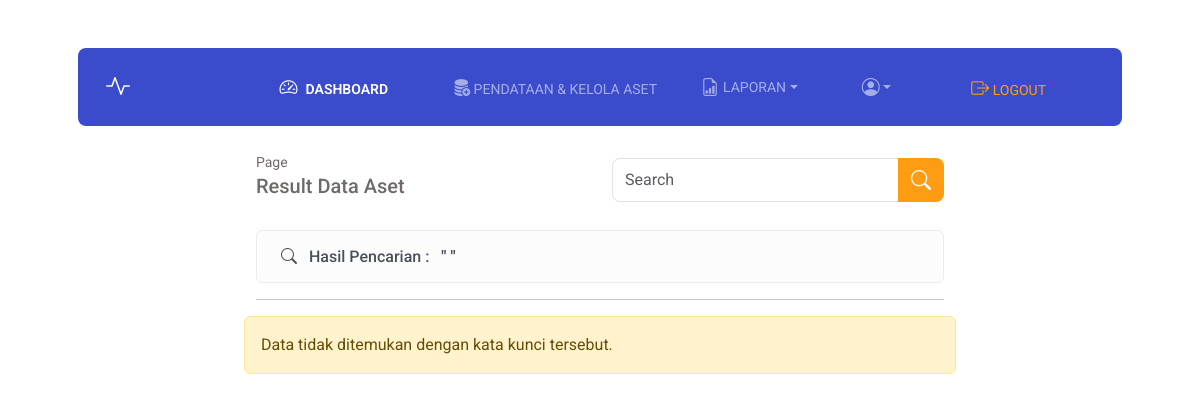
The page /search-result.php on the database as committed earlier.
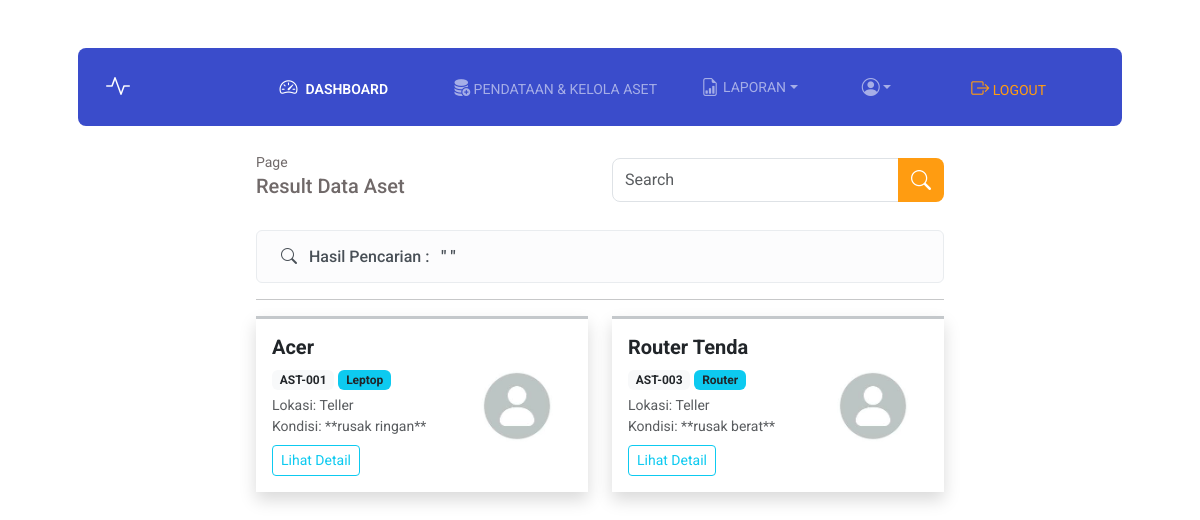
The same page on the database as committed later.
### tables this page shows
CREATE TABLE `aset` (
  `id_aset` int(10) UNSIGNED NOT NULL,
  `kode_aset` varchar(255) NOT NULL,
  `nama_aset` varchar(255) NOT NULL,
  `id_kategori` int(11) NOT NULL,
  `spesifikasi` text NOT NULL,
  `id_lokasi` int(11) NOT NULL,
  `kondisi` enum('baik','rusak ringan','rusak berat') NOT NULL,
  `status` enum('aktif','cadangan','dihapuskan') NOT NULL,
  `tgl_perolehan` date NOT NULL,
  `keterangan` text NOT NULL,
  `foto_aset` varchar(255) NOT NULL
);

CREATE TABLE `kategori` (
  `id_kategori` int(10) UNSIGNED NOT NULL,
  `nama_kategori` varchar(255) NOT NULL
);

CREATE TABLE `lokasi` (
  `id_lokasi` int(10) UNSIGNED NOT NULL,
  `nama_lokasi` varchar(100) NOT NULL
);

### search-result.php (the view, shortened to what this page needs)
<?php
require './modul/fuctions.php';
$keyword = mysqli_real_escape_string($db_connect, trim($_GET['keyword']));
$query = "SELECT aset.*, kategori.nama_kategori, lokasi.nama_lokasi
          FROM aset
          JOIN kategori ON aset.id_kategori = kategori.id_kategori
          JOIN lokasi ON aset.id_lokasi = lokasi.id_lokasi
          WHERE aset.nama_aset LIKE '%$keyword%'
          OR kategori.nama_kategori LIKE '%$keyword%'
          OR aset.kondisi LIKE '%$keyword%'
          OR lokasi.nama_lokasi LIKE '%$keyword%'
          OR kategori.nama_kategori LIKE '%$keyword%'
          OR aset.status LIKE '%$keyword%'
          OR aset.kode_aset LIKE '%$keyword%'";
$result = mysqli_query($db_connect, $query);
?>
<!doctype html>
<html lang="en">
<head>
    <link href="https://cdn.jsdelivr.net/npm/bootstrap@5.3.8/dist/css/bootstrap.min.css" rel="stylesheet">
    <link rel="stylesheet" href="https://cdn.jsdelivr.net/npm/bootstrap-icons@1.13.1/font/bootstrap-icons.min.css">
    <link rel="stylesheet" href="css/style.css">
</head>
<body>
    <div class="container px-5 fixed-top">
        <nav class="navbar navbar-styles navbar-dark navbar-expand-lg  mt-5 rounded-3 p-3">
            <div class="container-fluid">
                <a class="navbar-brand" href="dashboard.php"><i class="bi bi-activity logo-styles"></i></a>
                <div class="collapse navbar-collapse" id="navbarNavAltMarkup">
                    <div class="navbar-nav ms-auto">
                        <a class="nav-link active mx-0 mx-lg-5 fw-semibold" aria-current="page" href="dashboard.php">
                            <i class="bi bi-speedometer2 mx-2 icon-styles"></i>DASHBOARD</a>
                        <a class="nav-link mx-0 mx-lg" href="pendataan.php"><i class="bi bi-database-fill-add icon-styles"></i> PENDATAAN & KELOLA ASET</a>
                        <div class="dropdown mx-lg-4">
                            <a href="#" class="nav-link dropdown-toggle d-flex align-items-center" id="userMenu" data-bs-toggle="dropdown" aria-expanded="false">
                                <i class="bi bi-file-earmark-bar-graph icon-styles mx-lg-1 me-1"></i>
                                LAPORAN
                            </a>
                        </div>
                        <div class="dropdown mx-lg-4">
                            <a href="#" class="nav-link dropdown-toggle d-flex align-items-center" id="userMenu" data-bs-toggle="dropdown" aria-expanded="false">
                                <i class="bi bi-person-circle  icon-styles"></i>
                            </a>
                        </div>
                        <a class="mx-0 mx-lg-5 log-styles" href="logout.php">
                            <i class="bi bi-box-arrow-right log-styles"></i> LOGOUT</a>
                    </div>
                </div>
            </div>
        </nav>
    </div>
    <div class="container px-5 main-content">
        <div class="row justify-content-center mt-4 mb-3">
            <div class="col-lg-8">
                <div class="row">
                    <div class="col-6 col-lg-6 font-pagination">
                        <small class="m-0">Page</small>
                        <h5>Result Data Aset</h5>
                    </div>
                    <div class="col-lg col-lg-6">
                        <form action="search-result.php" method="get">
                            <div class="input-group mt-2">
                                <input type="text" name="keyword" class="form-control rounded-start-3" placeholder="Search" autocomplete="off">
                                <button class="btn btn-search-styles  rounded-end-3" type="submit" id="submit"><i class="bi bi-search" style="font-size: 20px;"></i></button>
                            </div>
                        </form>
                    </div>
                </div>
                <div class="row">
                    <div class="container mt-4">
                        <div class="alert alert-sm alert-light">
                            <h6 class="m-0"><i class="bi bi-search mx-2"></i> Hasil Pencarian : <span class="fw-bold px-2"> "<?= $keyword ?> "</span> </h6>
                        </div>
                        <hr>
                        <div class="row">
                            <?php if (mysqli_num_rows($result) > 0) : ?>
                                <?php while ($row = mysqli_fetch_assoc($result)) : ?>
                                    <div class="col-md-6 mb-3">
                                        <div class="card shadow border-0 border-top border-secondary-subtle border-3 rounded-0">
                                            <div class="card-body">
                                                <div class="row">
                                                    <div class="col-8">
                                                        <h5 class="card-title fw-bold"><?= $row['nama_aset'] ?></h5>
                                                        <p class="card-text mb-1">
                                                            <span class="badge bg-light text-dark"><?= $row['kode_aset'] ?></span>
                                                            <span class="badge bg-info text-dark"><?= $row['nama_kategori'] ?></span>
                                                        </p>
                                                        <small class="text-muted d-block">Lokasi: <?= $row['nama_lokasi'] ?></small>
                                                        <small class="text-muted d-block">Kondisi: **<?= $row['kondisi'] ?>**</small>
                                                        <a href="detail_aset.php?id=<?= $row['id_aset'] ?>" class="btn btn-sm btn-outline-info mt-2" data-bs-toggle="modal" data-bs-target="#modalDetailAset<?= $row['id_aset'] ?>">Lihat Detail</a>
                                                    </div>
                                                    <div class="col-3 d-flex justify-content-center align-items-center">
                                                        <img src="./assets/img/foto-aset/<?= $row['foto_aset'] ?>" alt="" width="100">
                                                    </div>
                                                </div>
                                            </div>
                                        </div>
                                    </div>
                                <?php endwhile; ?>
                            <?php else : ?>
                                <div class="alert alert-warning">Data tidak ditemukan dengan kata kunci tersebut.</div>
                            <?php endif; ?>
                        </div>
                    </div>
                </div>
            </div>
        </div>
    </div>
</body>
</html>

### css/style.css (style rules this page uses)
* { font-family: Roboto; }
body { padding-bottom: 50px; }
.navbar-styles { background-color: #3a4ccb; }
.navbar-styles a { font-size: 14px; }
.icon-styles { font-size: 18px; }
.log-styles { font-size: 18px; color: #ff9c11; margin-top: 9px; text-decoration: none; }
.logo-styles { font-size: 24px; color: white; font-weight: bold; }
.btn-search-styles { background-color: #ff9c11; color: #ffff; }
.main-content { margin-top: 150px; }
.font-pagination { color: #706969; }

Rows that differ between the two databases and show on the page:
added aset: nama_aset "Acer", kode_aset "AST-001", id_kategori.nama_kategori "Leptop", id_lokasi.nama_lokasi "Teller", kondisi "rusak ringan", foto_aset (placeholder picture)
added aset: nama_aset "Router Tenda", kode_aset "AST-003", id_kategori.nama_kategori "Router", id_lokasi.nama_lokasi "Teller", kondisi "rusak berat", foto_aset (placeholder picture)
Other text that changed with them:
text no longer shown: "Data tidak ditemukan dengan kata kunci tersebut."
